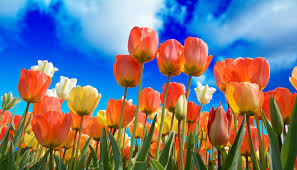
#> input picture 8-9th-week-image-processing/spring.jpg, 297 x 170 px
$ python rgbComponents.py
#> lines starting #> are read from the running program, lines starting #| are printed output that depends on the picture
import cv2

img = cv2.imread('spring.jpg')
#> img is the input picture: shape (170, 297, 3); mean B, G, R 126.9, 119.1, 120.6

bl,gr,rd=cv2.split(img)
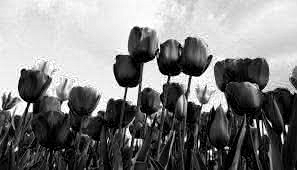
#> bl: shape (170, 297); min 0, max 255, mean 126.9
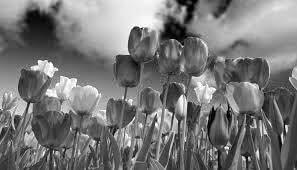
#> gr: shape (170, 297); min 0, max 255, mean 119.1
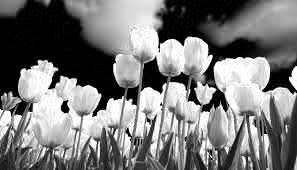
#> rd: shape (170, 297); min 0, max 255, mean 120.6

img3 = cv2.hconcat([rd,gr,bl])
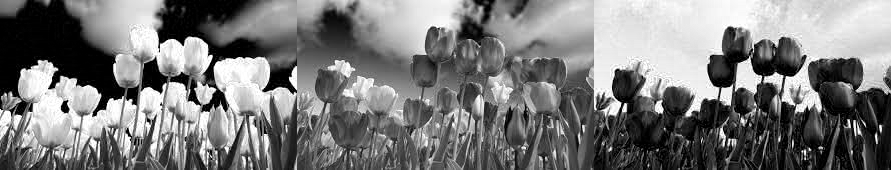
#> img3: shape (170, 891); min 0, max 255, mean 122.2

cv2.imshow('rgbChannels', img3)
cv2.waitKey(0)

$ run again, with 8-9th-week-image-processing/rgbImg.jpg copied over 8-9th-week-image-processing/spring.jpg
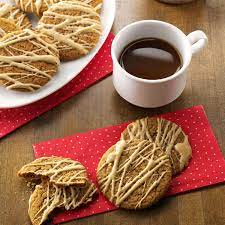
#> input picture 8-9th-week-image-processing/rgbImg.jpg, 225 x 225 px
#> img is the input picture: shape (225, 225, 3); mean B, G, R 78.9, 106.2, 156.9
#> `bl,gr,rd=cv2.split(img)`:
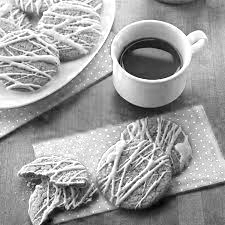
#> rd: shape (225, 225); min 0, max 255, mean 156.9
#> `img3 = cv2.hconcat([rd,gr,bl])`:
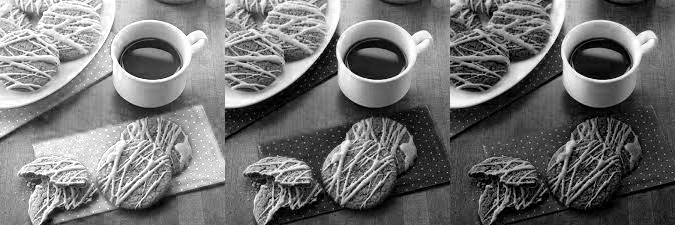
#> img3: shape (225, 675); min 0, max 255, mean 114
